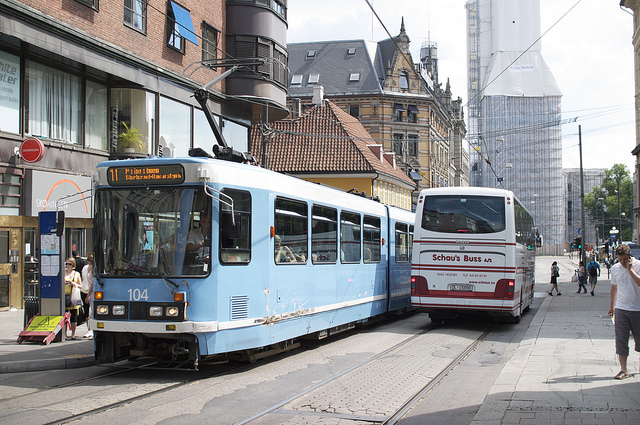
#> input picture Lab3/ImageCaptioning.pytorch/vis/imgs/img2.jpg, 640 x 425 px, given in place of Sukara_LR.png, which was not available
$ jupyter execute --allow-errors super-resolution.ipynb   (shell and % lines are left out)   (older library calls are emulated)   (text cells are left out)
#> lines starting #> are read from the running program, lines starting #| are printed output that depends on the picture; pictures that were not available may be replaced by others from this repository, and a replacement may not be noted
### Lab2/deep-image-prior/utils/common_utils.py
import torch
import torch.nn as nn
import torchvision
import sys

from torch.autograd import Variable
import numpy as np
from PIL import Image
import PIL
import numpy as np

import matplotlib.pyplot as plt

# [41 lines left out: functions crop_image, get_params, not called in this run]

def get_image_grid(images_np, nrow=8):
    '''Creates a grid from a list of images by concatenating them.'''
    images_torch = [torch.from_numpy(x) for x in images_np]
    torch_grid = torchvision.utils.make_grid(images_torch, nrow)

    return torch_grid.numpy()

def plot_image_grid(images_np, nrow =8, factor=1, interpolation=None):
    """Draws images in a grid

    Args:
        images_np: list of images, each image is np.array of size 3xHxW of 1xHxW
        nrow: how many images will be in one row
        factor: size if the plt.figure
        interpolation: interpolation used in plt.imshow
    """
    n_channels = max(x.shape[0] for x in images_np)
    assert (n_channels == 3) or (n_channels == 1), "images should have 1 or 3 channels"

    images_np = [x if (x.shape[0] == n_channels) else np.concatenate([x, x, x], axis=0) for x in images_np]

    grid = get_image_grid(images_np, nrow)

    plt.figure(figsize=(len(images_np)+factor,12+factor))
    if images_np[0].shape[0] == 1:
        plt.imshow(grid[0], cmap='gray', interpolation=interpolation)
    else:
        plt.imshow(grid.transpose(1,2,0), interpolation=interpolation)
    plt.show()

    return grid

def load(path):
    """Load PIL image."""
    img = Image.open(path)
    return img

def get_image(path, imsize=-1):
    """Load an image and resize to a cpecific size.

    Args:
        path: path to image
        imsize: tuple or scalar with dimensions; -1 for `no resize`
    """
    img = load(path)
#> in load, img is the input picture: PIL image 640x425 RGB; mean R, G, B 141.5, 142.1, 143.4

    if isinstance(imsize, int):
        imsize = (imsize, imsize)

    if imsize[0]!= -1 and img.size != imsize:
        if imsize[0] > img.size:
            img = img.resize(imsize, Image.BICUBIC)
        else:
            img = img.resize(imsize, Image.ANTIALIAS)

    img_np = pil_to_np(img)

    return img, img_np


# [8 lines left out: function fill_noise, not called in this run]

def get_noise(input_depth, method, spatial_size, noise_type='u', var=1./10):
    """Returns a pytorch.Variable of size (1 x `input_depth` x `spatial_size[0]` x `spatial_size[1]`)
    initialized in a specific way.
    Args:
        input_depth: number of channels in the tensor
        method: `noise` for fillting tensor with noise; `meshgrid` for np.meshgrid
        spatial_size: spatial size of the tensor to initialize
        noise_type: 'u' for uniform; 'n' for normal
        var: a factor, a noise will be multiplicated by. Basically it is standard deviation scaler.
    """
    if isinstance(spatial_size, int):
        spatial_size = (spatial_size, spatial_size)
    if method == 'noise':
        shape = [1, input_depth, spatial_size[0], spatial_size[1]]
        net_input = Variable(torch.zeros(shape))

        fill_noise(net_input.data, noise_type)
        net_input.data *= var
    elif method == 'meshgrid':
        assert input_depth == 2
        X, Y = np.meshgrid(np.arange(0, spatial_size[1])/float(spatial_size[1]-1), np.arange(0, spatial_size[0])/float(spatial_size[0]-1))
        meshgrid = np.concatenate([X[None,:], Y[None,:]])
        net_input=  np_to_var(meshgrid)
    else:
        assert False

    return net_input

def pil_to_np(img_PIL):
    '''Converts image in PIL format to np.array.

    From W x H x C [0...255] to C x W x H [0..1]
    '''
    ar = np.array(img_PIL)

    if len(ar.shape) == 3:
        ar = ar.transpose(2,0,1)
    else:
        ar = ar[None, ...]

    return ar.astype(np.float32)/255.

# [71 lines left out: functions np_to_pil, np_to_tensor, np_to_var, var_to_np, optimize, not called in this run]

### Lab2/deep-image-prior/utils/sr_utils.py
from .common_utils import *

# [13 lines left out: function put_in_center, not called in this run]


def load_LR_HR_imgs_sr(fname, imsize, factor, enforse_div32=None):
    '''Loads an image, resizes it, center crops and downscales.

    Args:
        fname: path to the image
        imsize: new size for the image, -1 for no resizing
        factor: downscaling factor
        enforse_div32: if 'CROP' center crops an image, so that its dimensions are divisible by 32.
    '''
#> called with fname = 'data/sr/Sakura_GT.png', imsize = -1, factor = 4, enforse_div32 = 'CROP'
    img_orig_pil, img_orig_np = get_image(fname, -1)
#> call 2 of load, with path = 'data/sr/Sakura_GT.png'
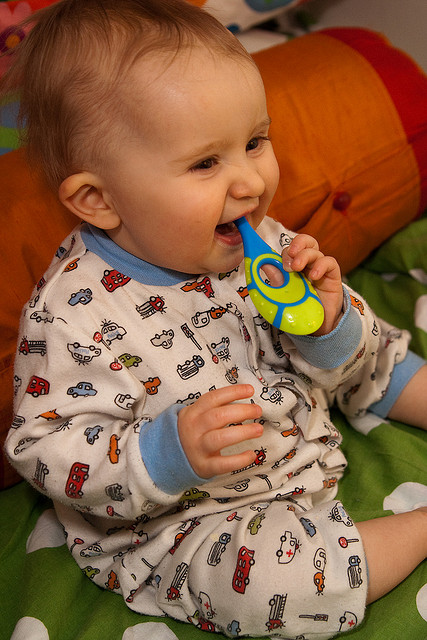
#> input picture Lab3/ImageCaptioning.pytorch/vis/imgs/img5.jpg, 427 x 640 px, given in place of Sakura_GT.png, which was not available
#> in load, img is the input picture: PIL image 427x640 RGB; mean R, G, B 138.8, 98.8, 68.9

    if imsize != -1:
        img_orig_pil, img_orig_np = get_image(fname, imsize)

    # For comparison with GT
    if enforse_div32 == 'CROP':
        new_size = (img_orig_pil.size[0] - img_orig_pil.size[0] % 32,
                    img_orig_pil.size[1] - img_orig_pil.size[1] % 32)
#> new_size = (416, 640)

        bbox = [
                (img_orig_pil.size[0] - new_size[0])/2,
                (img_orig_pil.size[1] - new_size[1])/2,
                (img_orig_pil.size[0] + new_size[0])/2,
                (img_orig_pil.size[1] + new_size[1])/2,
        ]
#> bbox = [5.5, 0, 421.5, 640]

        img_HR_pil = img_orig_pil.crop(bbox)
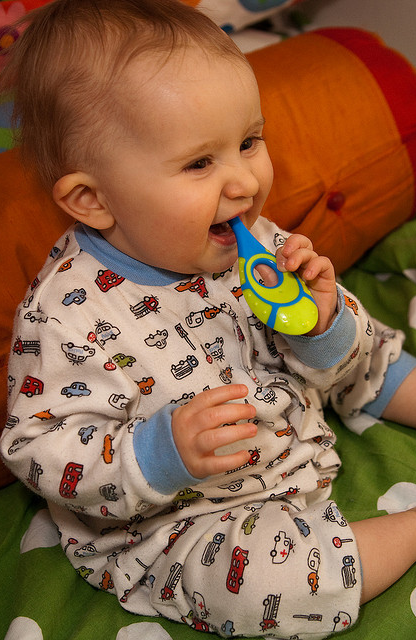
#> img_HR_pil: PIL image 416x640 RGB; mean R, G, B 139.8, 99.8, 69.9
        img_HR_np = pil_to_np(img_HR_pil)
    else:
        img_HR_pil, img_HR_np = img_orig_pil, img_orig_np

    LR_size = [
               img_HR_pil.size[0] // factor,
               img_HR_pil.size[1] // factor
    ]
#> LR_size = [104, 160]

    img_LR_pil = img_HR_pil.resize(LR_size, Image.ANTIALIAS)
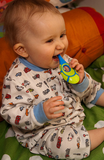
#> img_LR_pil: PIL image 104x160 RGB; mean R, G, B 139.8, 99.8, 70
    img_LR_np = pil_to_np(img_LR_pil)

    print('HR and LR resolutions: %s, %s' % (str(img_HR_pil.size), str (img_LR_pil.size)))
#| HR and LR resolutions: (416, 640), (104, 160)

    return {
                'orig_pil': img_orig_pil,
                'orig_np':  img_orig_np,
                'LR_pil':  img_LR_pil,
                'LR_np': img_LR_np,
                'HR_pil':  img_HR_pil,
                'HR_np': img_HR_np
           }


def get_baselines(img_LR_pil, img_HR_pil):
    '''Gets `bicubic`, sharpened bicubic and `nearest` baselines.'''
    img_bicubic_pil = img_LR_pil.resize(img_HR_pil.size, Image.BICUBIC)
    img_bicubic_np = pil_to_np(img_bicubic_pil)

    img_nearest_pil = img_LR_pil.resize(img_HR_pil.size, Image.NEAREST)
    img_nearest_np = pil_to_np(img_nearest_pil)

    img_bic_sharp_pil = img_bicubic_pil.filter(PIL.ImageFilter.UnsharpMask())
    img_bic_sharp_np = pil_to_np(img_bic_sharp_pil)

    return img_bicubic_np, img_bic_sharp_np, img_nearest_np


# [11 lines left out: function tv_loss, not called in this run]

### Lab2/deep-image-prior/super-resolution.ipynb
[cell 1]
from __future__ import print_function
import matplotlib.pyplot as plt

import argparse
import os
# os.environ['CUDA_VISIBLE_DEVICES'] = '1'

import numpy as np
from models import *

import torch
import torch.optim

from skimage.measure import compare_psnr
from models.downsampler import Downsampler

from utils.sr_utils import *

torch.backends.cudnn.enabled = True
torch.backends.cudnn.benchmark =True
dtype = torch.cuda.FloatTensor

imsize = -1
factor = 4
enforse_div32 = 'CROP' # we usually need the dimensions to be divisible by a power of two (32 in this case)
PLOT = True

# To produce images from the paper we took *_GT.png images from LapSRN viewer for corresponding factor,
# e.g. x4/zebra_GT.png for factor=4, and x8/zebra_GT.png for factor=8
# path_to_image = 'data/sr/zebra_GT.png'
# path_to_image = 'data/denoising/p.jpg'
path_to_image = 'data/sr/Sakura_GT.png'
my_LR_img_pil, my_LR_img_np = get_image('data/sr/Sukara_LR.png', -1)

[cell 2]
# Starts here
imgs = load_LR_HR_imgs_sr(path_to_image , imsize, factor, enforse_div32)
#> imgs = 6 items

imgs['bicubic_np'], imgs['sharp_np'], imgs['nearest_np'] = get_baselines(imgs['LR_pil'], imgs['HR_pil'])
#> in get_baselines, `img_bicubic_pil = img_LR_pil.resize(img_HR_pil.size, Image.BICUBIC)`:
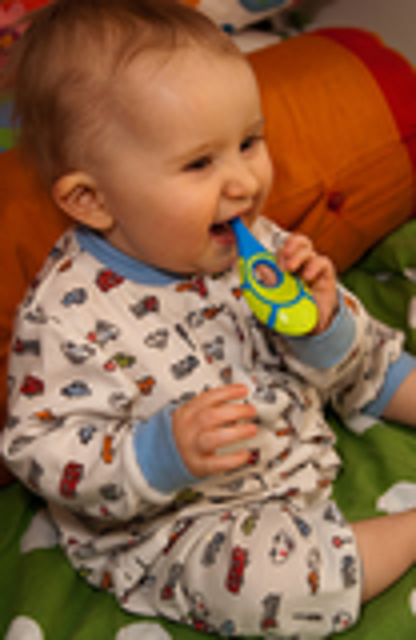
#> img_bicubic_pil: PIL image 416x640 RGB; mean R, G, B 139.8, 99.8, 70
#> in get_baselines, `img_bic_sharp_pil = img_bicubic_pil.filter(PIL.ImageFilter.UnsharpMask..`:
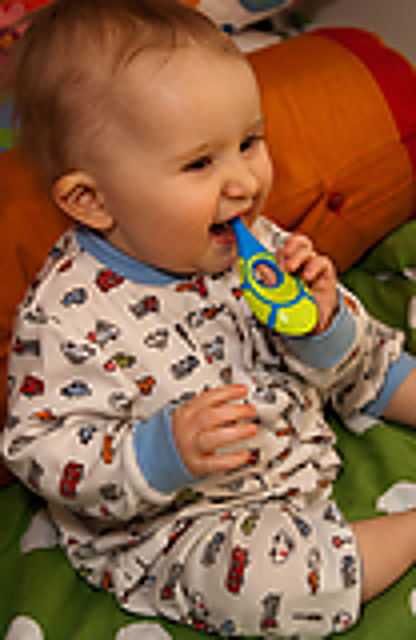
#> img_bic_sharp_pil: PIL image 416x640 RGB; mean R, G, B 139.8, 99.8, 70.2

if PLOT:
    plot_image_grid([np.clip(my_LR_img_np, 0, 1)], factor=4, nrow=1)
#> in plot_image_grid, `n_channels = max(x.shape[0] for x in images_np)`: n_channels = 3
#> in plot_image_grid, `images_np = [x if (x.shape[0] == n_channels) else np.concatenate([x, x..`: images_np = 1 item
#> (the call stopped at in get_image_grid, `images_torch = [torch.from_numpy(x) for x in images_np]`: torch is not available in this run)
    plot_image_grid([imgs['HR_np'], imgs['bicubic_np'], imgs['sharp_np'], imgs['nearest_np']], 4,12);
#> (the call stopped at in get_image_grid, `images_torch = [torch.from_numpy(x) for x in images_np]`: torch is not available in this run)
    print ('PSNR bicubic: %.4f   PSNR nearest: %.4f' %  (
                                        compare_psnr(imgs['HR_np'], imgs['bicubic_np']),
                                        compare_psnr(imgs['HR_np'], imgs['nearest_np'])))
#| PSNR bicubic: 23.0234   PSNR nearest: 22.0013

[cell 3]
input_depth = 32

INPUT =     'noise'
pad   =     'reflection'
OPT_OVER =  'net'
KERNEL_TYPE='lanczos2'

LR = 0.01
tv_weight = 0.0

OPTIMIZER = 'adam'

if factor == 4:
    num_iter = 2000
    reg_noise_std = 0.03
elif factor == 8:
    num_iter = 4000
    reg_noise_std = 0.05
else:
    assert False, 'We did not experiment with other factors'

#> (a cell that did not finish here is left out)


NET_TYPE = 'skip' # UNet, ResNet
net = get_net(input_depth, 'skip', pad,
              skip_n33d=128,
              skip_n33u=128,
              skip_n11=4,
              num_scales=5,
              upsample_mode='bilinear').type(dtype)

# Losses
mse = torch.nn.MSELoss().type(dtype)

img_LR_var = np_to_var(imgs['LR_np']).type(dtype)
#img_LR_var = np_to_var(my_LR_img_np).type(dtype)

downsampler = Downsampler(n_planes=3, factor=factor, kernel_type=KERNEL_TYPE, phase=0.5, preserve_size=True).type(dtype)
